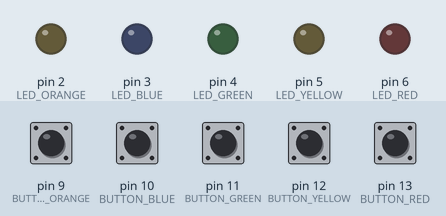
This sketch was run on a simulated Arduino Uno, built with avr-gcc and run on an emulated ATmega328P. On the bench: output pins drawn as LEDs (lit = HIGH). Dashed ring = blinking. Inputs (shaded band) come from the test bench; at power-on: pin 9 (BUTTON_ORANGE), pin 10 (BUTTON_BLUE), pin 11 (BUTTON_GREEN), pin 12 (BUTTON_YELLOW), pin 13 (BUTTON_RED) LOW.

Above: at 1.2 s.
1.3 s: pin 10 (BUTTON_BLUE) pulled HIGH for 0.15 s
At 2.1 s:
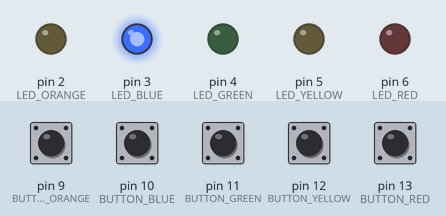
4.4 s: pin 11 (BUTTON_GREEN) pulled HIGH for 0.15 s
At 6.8 s:
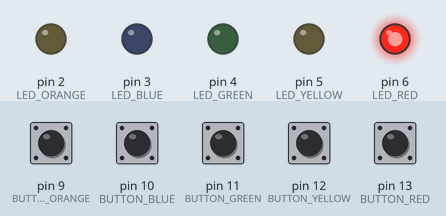
7.5 s: pin 12 (BUTTON_YELLOW) pulled HIGH for 0.15 s
At 10.1 s:
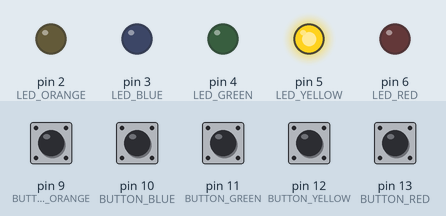
10.4 s: pin 9 (BUTTON_ORANGE) pulled HIGH for 0.15 s
At 10.65 s:
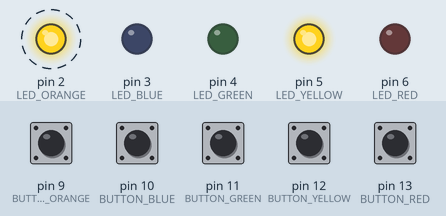
13.4 s: pin 13 (BUTTON_RED) pulled HIGH for 0.15 s
At 14.3 s:
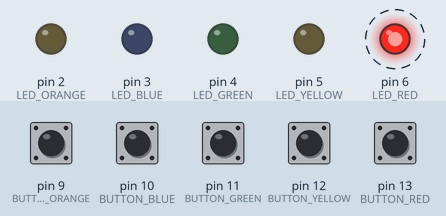
16.5 s: pin 12 (BUTTON_YELLOW) pulled HIGH for 1 s
At 18.0 s:
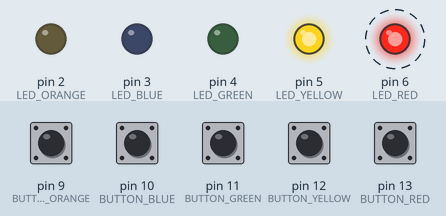
Timing chart, 0 to 24.0 s (numbered marks = the images above; inputs shaded):
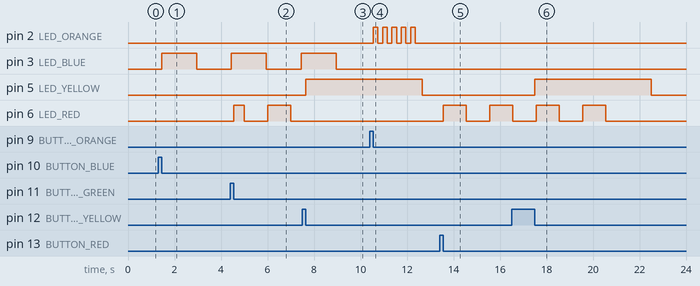

The sketch:

Priority-5-Switch.ino
```cpp
// DEFINE LED
#define LED_RED 6
#define LED_YELLOW 5
#define LED_GREEN 4
#define LED_BLUE 3
#define LED_ORANGE 2

// DEFINE BUTTON
#define BUTTON_RED 13
#define BUTTON_YELLOW 12
#define BUTTON_GREEN 11
#define BUTTON_BLUE 10
#define BUTTON_ORANGE 9

// Timer
unsigned long RedTimer = 0;
unsigned long YellowTimer = 0;
unsigned long GreenTimer = 0;
unsigned long BlueTimer = 0;
unsigned long OrangeTimer = 0;

// LED STATE
unsigned char RedLedState = LOW;
unsigned char YellowLedState = LOW;
unsigned char GreenLedState = LOW;
unsigned char BlueLedState = LOW;
unsigned char OrangeLedState = LOW;

// Blink State
unsigned char RedLedBlink = LOW;
unsigned char BlueLedBlink = LOW;
unsigned char OrangeLedBlink = LOW;

// Button State
unsigned char RedButtonState = LOW;
unsigned char YellowButtonState = LOW;
unsigned char GreenButtonState = LOW;
unsigned char BlueButtonState = LOW;
unsigned char OrangeButtonState = LOW;

// LAST BUTTON STATE
unsigned char LastRedButtonState = LOW;
unsigned char LastYellowButtonState = LOW;
unsigned char LastGreenButtonState = LOW;
unsigned char LastBlueButtonState = LOW;
unsigned char LastOrangeButtonState = LOW;

// DEBOUNCE
unsigned long DBRedTimer = 0;
unsigned long DBYellowTimer = 0;
unsigned long DBGreenTimer = 0;
unsigned long DBBlueTimer = 0;
unsigned long DBOrangeTimer = 0;

void setup()
{
    pinMode(LED_RED, OUTPUT);
    pinMode(LED_YELLOW, OUTPUT);
    pinMode(LED_GREEN, OUTPUT);
    pinMode(LED_BLUE, OUTPUT);
    pinMode(LED_ORANGE, OUTPUT);

    pinMode(BUTTON_RED, INPUT);
    pinMode(BUTTON_YELLOW, INPUT);
    pinMode(BUTTON_GREEN, INPUT);
    pinMode(BUTTON_BLUE, INPUT);
    pinMode(BUTTON_ORANGE, INPUT);
}

void loop()
{
    // LED RED

    RedButtonState = digitalRead(BUTTON_RED);
    if (RedLedState == HIGH)
    {
        RedLedBlink = RedLedState;
        if (millis() - RedTimer > 1000)
        {
            RedLedBlink = LOW;
        }
        if (millis() - RedTimer > 2000)
        {
            RedLedBlink = HIGH;
        }
        if (millis() - RedTimer > 3000)
        {
            RedLedBlink = LOW;
        }
        if (millis() - RedTimer > 4000)
        {
            RedLedBlink = HIGH;
        }
        if (millis() - RedTimer > 5000)
        {
            RedLedBlink = LOW;
        }
        if (millis() - RedTimer > 6000)
        {
            RedLedBlink = HIGH;
        }
        if (millis() - RedTimer > 7000)
        {
            RedLedBlink = LOW;
        }
        if (millis() - RedTimer > 8000)
        {
            digitalWrite(LED_RED, LOW);
            RedLedBlink = LOW;
            RedLedState = LOW;
        }
        digitalWrite(LED_RED, RedLedBlink);
    }

    if (RedButtonState != LastRedButtonState)
    {
        LastRedButtonState = RedButtonState;
        if ((RedButtonState == LOW) && (RedLedState == LOW) && (YellowLedState == LOW) && (GreenLedState == LOW) && (BlueLedState == LOW) && (OrangeLedState == LOW))
        {
            if (millis() - DBRedTimer > 300)
            {
                digitalWrite(LED_RED, HIGH);
                RedLedState = HIGH;
                RedTimer = millis();
                DBRedTimer = millis();
            }
        }
        if ((RedButtonState == LOW) && (RedLedState == HIGH))
        {
            if (millis() - DBRedTimer > 300)
            {
                digitalWrite(LED_RED, LOW);
                RedLedState = LOW;
                DBRedTimer = millis();
            }
        }
    }

    // LED YELLOW

    YellowButtonState = digitalRead(BUTTON_YELLOW);
    if (YellowLedState == HIGH)
    {
        if (millis() - YellowTimer > 5000)
        {
            digitalWrite(LED_YELLOW, LOW);
            YellowLedState = LOW;
        }
    }

    if (YellowButtonState != LastYellowButtonState)
    {
        LastYellowButtonState = YellowButtonState;
        if ((YellowButtonState == LOW) && (YellowLedState == LOW))
        {
            if (millis() - DBYellowTimer > 300)
            {
                digitalWrite(LED_YELLOW, HIGH);
                YellowLedState = HIGH;
                YellowTimer = millis();
                DBYellowTimer = millis();
            }
        }
        else if ((YellowButtonState == LOW) && (YellowLedState == HIGH))
        {
            if (millis() - DBYellowTimer > 300)
            {
                digitalWrite(LED_YELLOW, LOW);
                YellowLedState = LOW;
                DBYellowTimer = millis();
            }
        }
    }

    // LED GREEN

    GreenButtonState = digitalRead(BUTTON_GREEN);
    if (GreenLedState == HIGH)
    {
        if (millis() - GreenTimer > 2000)
        {
            digitalWrite(LED_GREEN, LOW);
            GreenLedState = LOW;
        }
    }

    if (GreenButtonState != LastGreenButtonState)
    {
        LastGreenButtonState = GreenButtonState;
        if ((GreenButtonState == LOW) && (GreenLedState == LOW) && (RedLedState = HIGH) && (YellowLedState == HIGH) && (BlueLedState == HIGH) && (OrangeLedState == HIGH))
        {
            if (millis() - DBGreenTimer > 300)
            {
                digitalWrite(LED_GREEN, HIGH);
                GreenLedState = HIGH;
                GreenTimer = millis();
                DBGreenTimer = millis();
            }
        }
        else if ((GreenButtonState == LOW) && (GreenLedState == HIGH))
        {
            if (millis() - DBGreenTimer > 300)
            {
                digitalWrite(LED_GREEN, LOW);
                GreenLedState = LOW;
                DBGreenTimer = millis();
            }
        }
    }

    // LED BLUE

    BlueButtonState = digitalRead(BUTTON_BLUE);
    if (BlueLedState == HIGH)
    {
        BlueLedBlink = BlueLedState;
        if (millis() - BlueTimer > 1500)
        {
            BlueLedBlink = LOW;
        }
        if (millis() - BlueTimer > 3000)
        {
            BlueLedBlink = HIGH;
        }
        if (millis() - BlueTimer > 4500)
        {
            BlueLedBlink = LOW;
        }
        if (millis() - BlueTimer > 6000)
        {
            BlueLedBlink = HIGH;
        }
        if (millis() - BlueTimer > 7500)
        {
            BlueLedBlink = LOW;
            digitalWrite(LED_BLUE, LOW);
            BlueLedState = LOW;
        }
        digitalWrite(LED_BLUE, BlueLedBlink);
    }

    if (BlueButtonState != LastBlueButtonState)
    {
        LastBlueButtonState = BlueButtonState;
        if ((BlueButtonState == LOW) && (BlueLedState == LOW) && (YellowLedState == LOW))
        {
            if (millis() - DBBlueTimer > 300)
            {
                digitalWrite(LED_BLUE, HIGH);
                BlueLedState = HIGH;
                BlueTimer = millis();
                DBBlueTimer = millis();
            }
        }
        if ((BlueButtonState == LOW) && (BlueLedState == HIGH))
        {
            if (millis() - DBBlueTimer > 300)
            {
                digitalWrite(LED_BLUE, LOW);
                BlueLedState = LOW;
                DBBlueTimer = millis();
            }
        }
    }

    // LED ORANGE

    OrangeButtonState = digitalRead(BUTTON_ORANGE);
    if (OrangeLedState == HIGH)
    {
        OrangeLedBlink = OrangeLedState;
        if (millis() - OrangeTimer > 200)
        {
            OrangeLedBlink = LOW;
        }
        if (millis() - OrangeTimer > 400)
        {
            OrangeLedBlink = HIGH;
        }
        if (millis() - OrangeTimer > 600)
        {
            OrangeLedBlink = LOW;
        }
        if (millis() - OrangeTimer > 800)
        {
            OrangeLedBlink = HIGH;
        }
        if (millis() - OrangeTimer > 1000)
        {
            OrangeLedBlink = LOW;
        }
        if (millis() - OrangeTimer > 1200)
        {
            OrangeLedBlink = HIGH;
        }
        if (millis() - OrangeTimer > 1400)
        {
            OrangeLedBlink = LOW;
        }
        if (millis() - OrangeTimer > 1600)
        {
            OrangeLedBlink = HIGH;
        }
        if (millis() - OrangeTimer > 1800)
        {
            OrangeLedBlink = LOW;
        }
        if (millis() - OrangeTimer > 2000)
        {
            OrangeLedBlink = LOW;
            digitalWrite(LED_ORANGE, LOW);
            OrangeLedState = LOW;
        }
        digitalWrite(LED_ORANGE, OrangeLedBlink);
    }

    if (OrangeButtonState != LastOrangeButtonState)
    {
        LastOrangeButtonState = OrangeButtonState;
        if ((OrangeButtonState == LOW) && (OrangeLedState == LOW) && (YellowLedState == HIGH))
        {
            if (millis() - DBOrangeTimer > 300)
            {
                digitalWrite(LED_ORANGE, HIGH);
                OrangeLedState = HIGH;
                OrangeTimer = millis();
                DBOrangeTimer = millis();
            }
        }
        if ((OrangeButtonState == LOW) && (OrangeLedState == HIGH))
        {
            if (millis() - DBOrangeTimer > 300)
            {
                digitalWrite(LED_ORANGE, LOW);
                OrangeLedState = LOW;
                DBOrangeTimer = millis();
            }
        }
    }
}
```

Measured:
- after the input at 1.3 s, pin 3 (LED_BLUE): LOW → HIGH after 0.15 s, → LOW 1.5 s later
- after the input at 4.4 s, pin 6 (LED_RED): LOW → HIGH after 0.15 s, → LOW 0.45 s later, → HIGH 1.0 s later, → LOW 1.0 s later
- after the input at 7.5 s, pin 5 (LED_YELLOW): LOW → HIGH after 0.15 s
- after the input at 10.4 s, pin 2 (LED_ORANGE): alternates HIGH for 0.20 s and LOW for 0.20 s, 10 changes in all, then stays LOW, starting after 0.15 s
- after the input at 13.4 s, pin 6 (LED_RED): LOW → HIGH after 0.15 s, → LOW 1.0 s later, → HIGH 1.0 s later
- after the input at 16.5 s, pin 5 (LED_YELLOW): LOW → HIGH after 1.0 s, → LOW 5.0 s later
